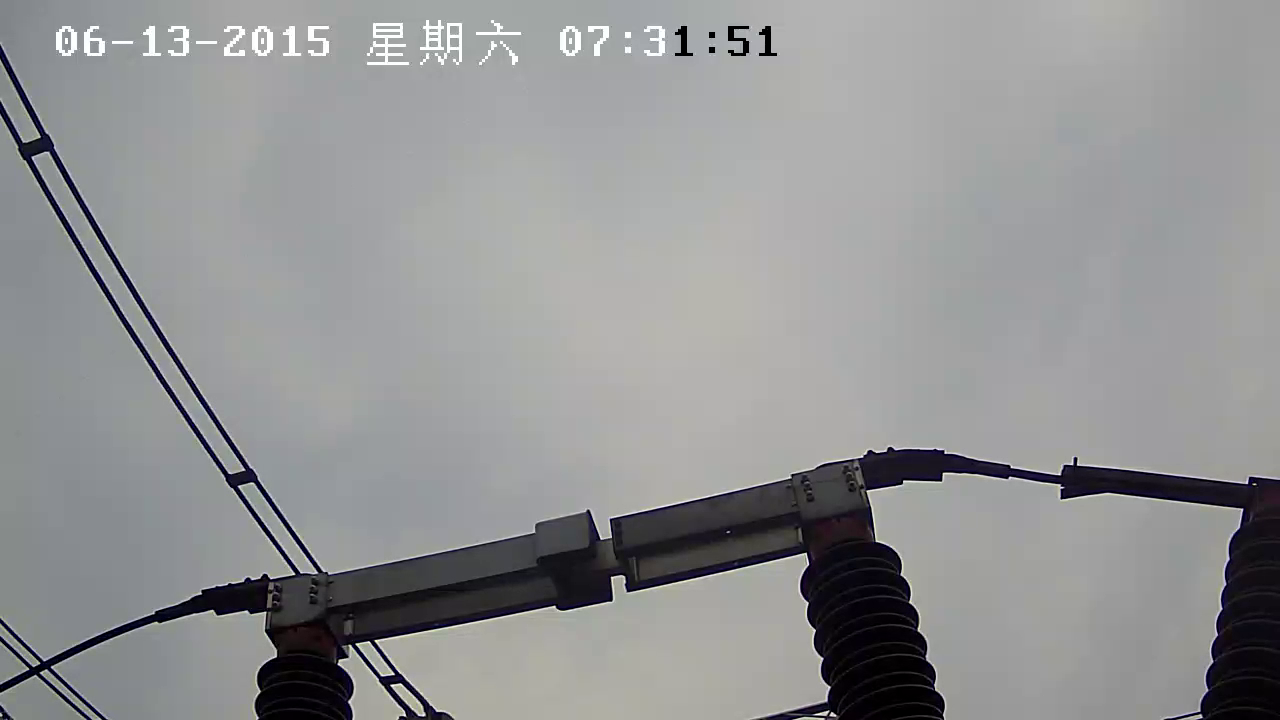
#> input picture frame 82 of 0001_normal.mp4, 1280 x 720 px
$ python video_process.py
#> lines starting #> are read from the running program, lines starting #| are printed output that depends on the picture; after the words box and inside, x2 and y2 are one past the last pixel; in counts of white or black regions, pixels touching at a corner belong together
import cv2
from cv2 import COLOR_BGR2GRAY
import numpy as np

video_path = 'E:datasets/yjsk_test/yjsk_videos1/0001_normal.mp4'
cap = cv2.VideoCapture(video_path)
fourcc = cv2.VideoWriter_fourcc(*'DIVX')
out = cv2.VideoWriter('output.avi', fourcc, 20.0, (640,480))
while(cap.isOpened()):
    ret, frame = cap.read()
#> frame is the input picture: shape (720, 1280, 3); mean B, G, R 147.9, 147, 146.2
    if ret==True:
        gray = cv2.cvtColor(frame, COLOR_BGR2GRAY)
        retval, dst = cv2.threshold(gray, 127, 255, cv2.THRESH_BINARY)
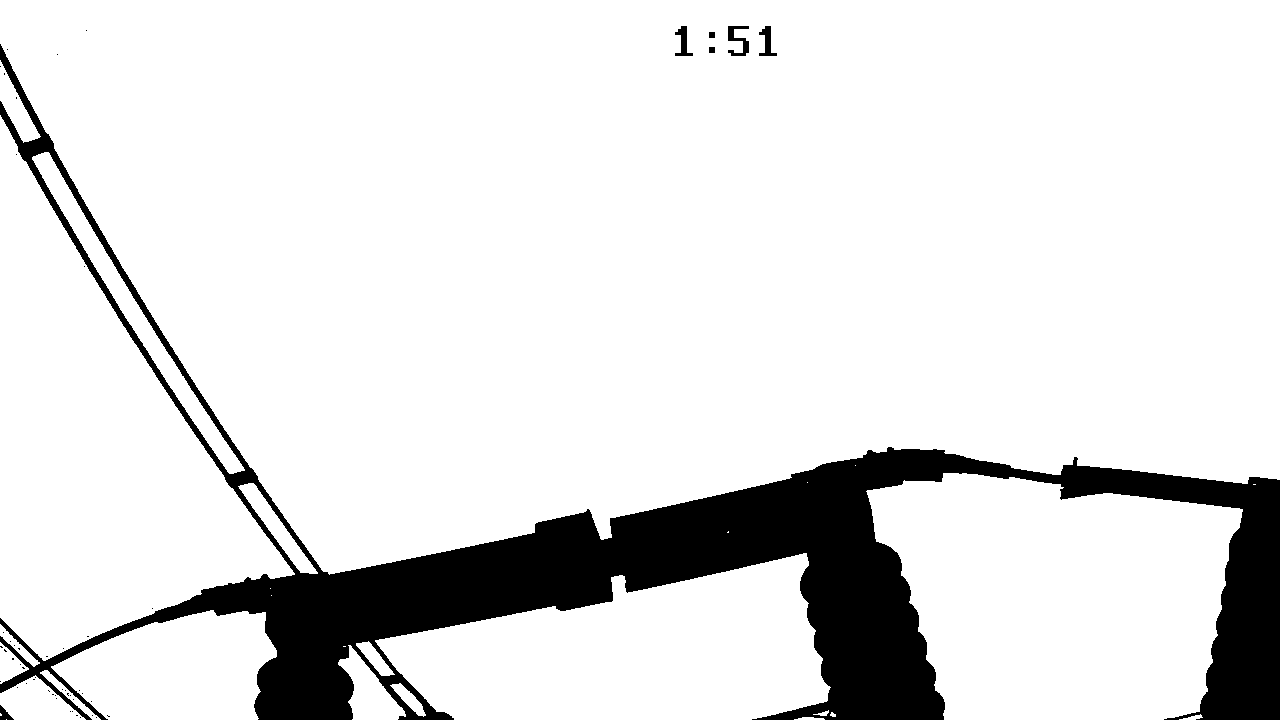
#> dst: shape (720, 1280); 88% white; 52 black regions (45 under 20 px), largest, box (x1, y1, x2, y2) and area: (0, 44, 1280, 720) 109675, (728, 26, 749, 56) 306, (675, 26, 693, 56) 243
        out.write(dst)
        # cv2.imshow('binary', dst)
        if cv2.waitKey(2) & 0xFF == ord('q'):
#> (key q is pressed here)
            break
    else:
        break
cap.release()
out.release()
cv2.destroyAllWindows()

$ run again, starting later in the video
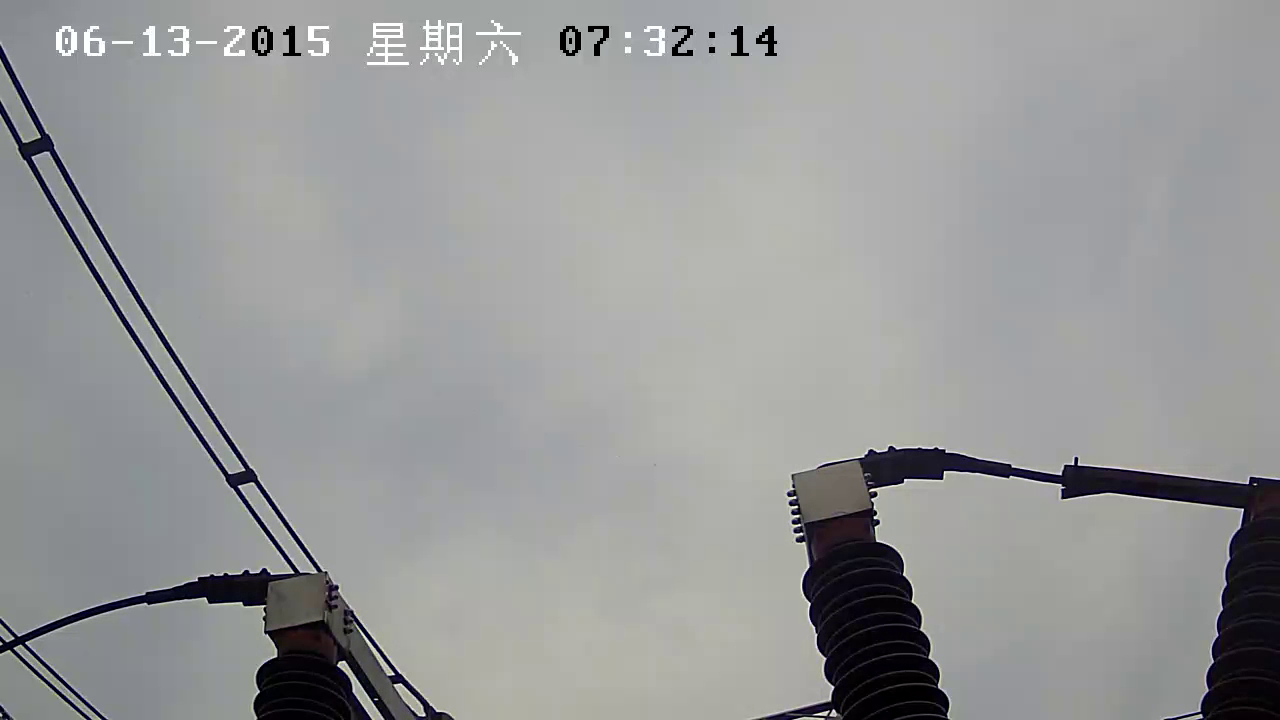
#> input picture frame 660 of 0001_normal.mp4, 1280 x 720 px
#> frame is the input picture: shape (720, 1280, 3); mean B, G, R 153.1, 152.5, 151.7
#> `retval, dst = cv2.threshold(gray, 127, 255, cv2.THRESH_BINARY)`:
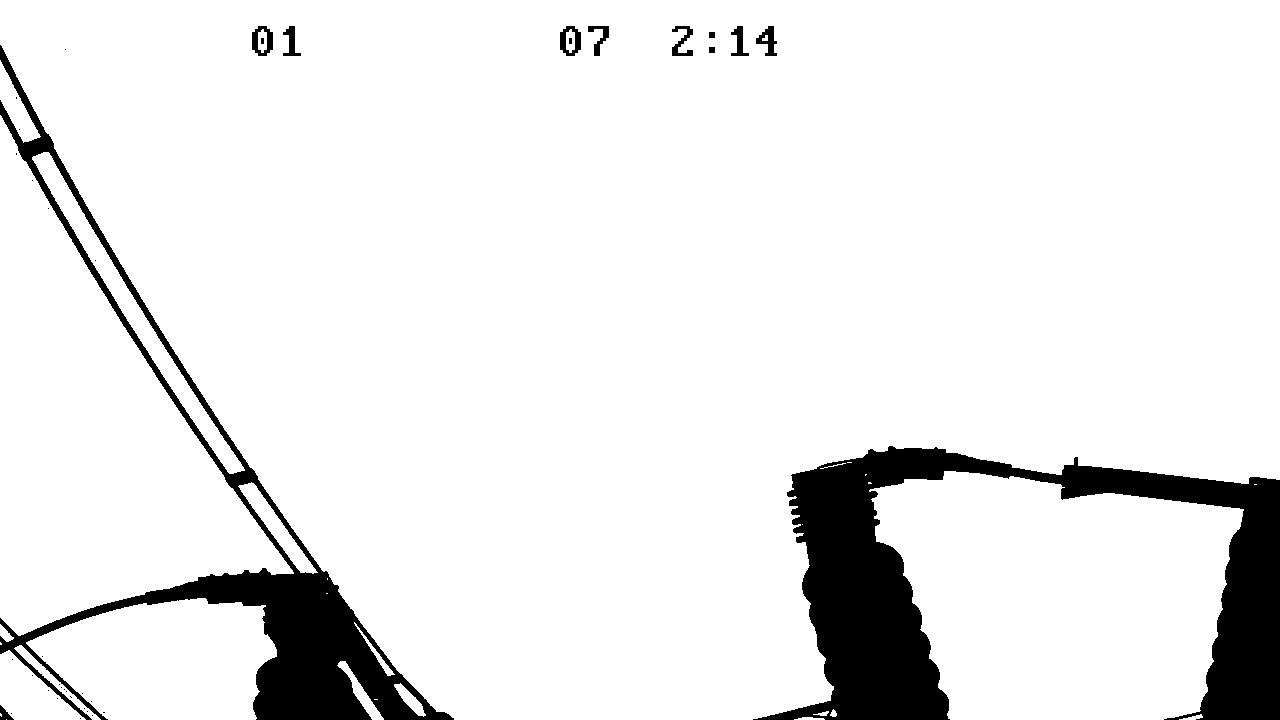
#> dst: shape (720, 1280); 91.4% white; 39 black regions (27 under 20 px), largest, box (x1, y1, x2, y2) and area: (753, 446, 1280, 720) 48670, (0, 45, 454, 720) 28760, (252, 26, 273, 56) 343
